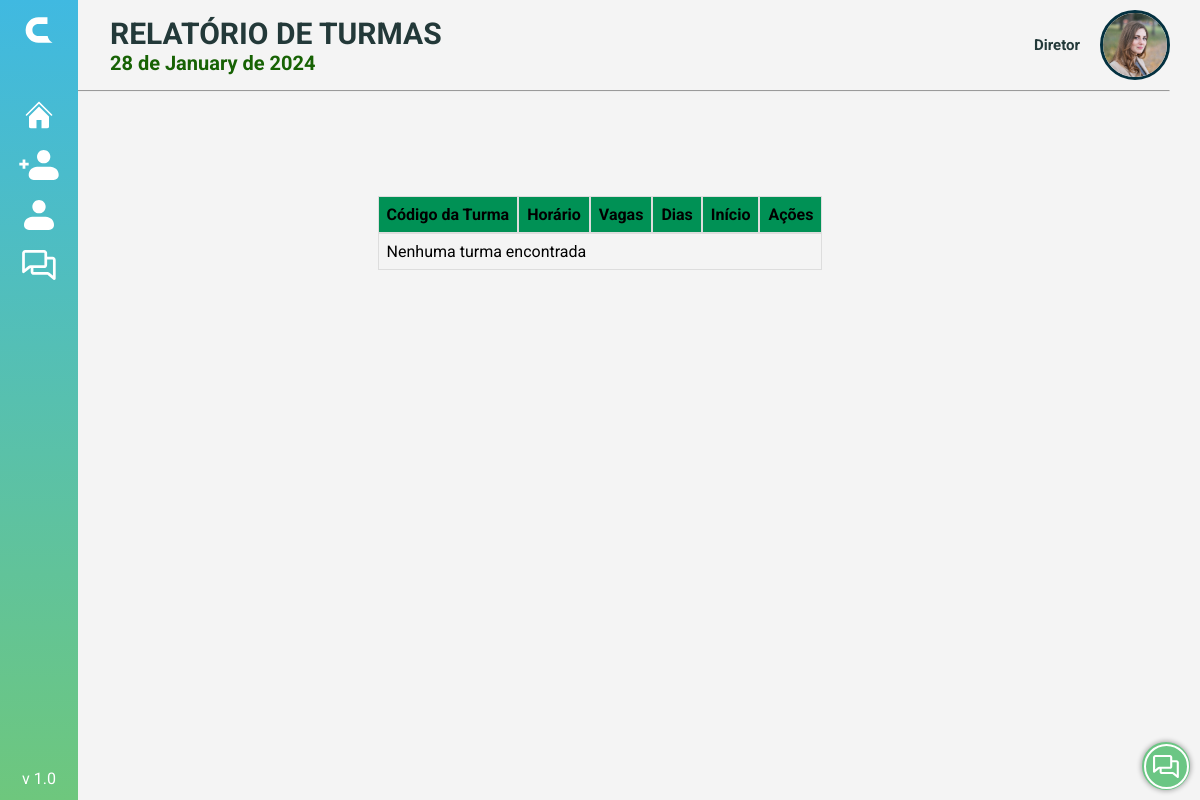
The page /PAGES/s_turma_consulta.php (signed in) on the database as committed earlier.
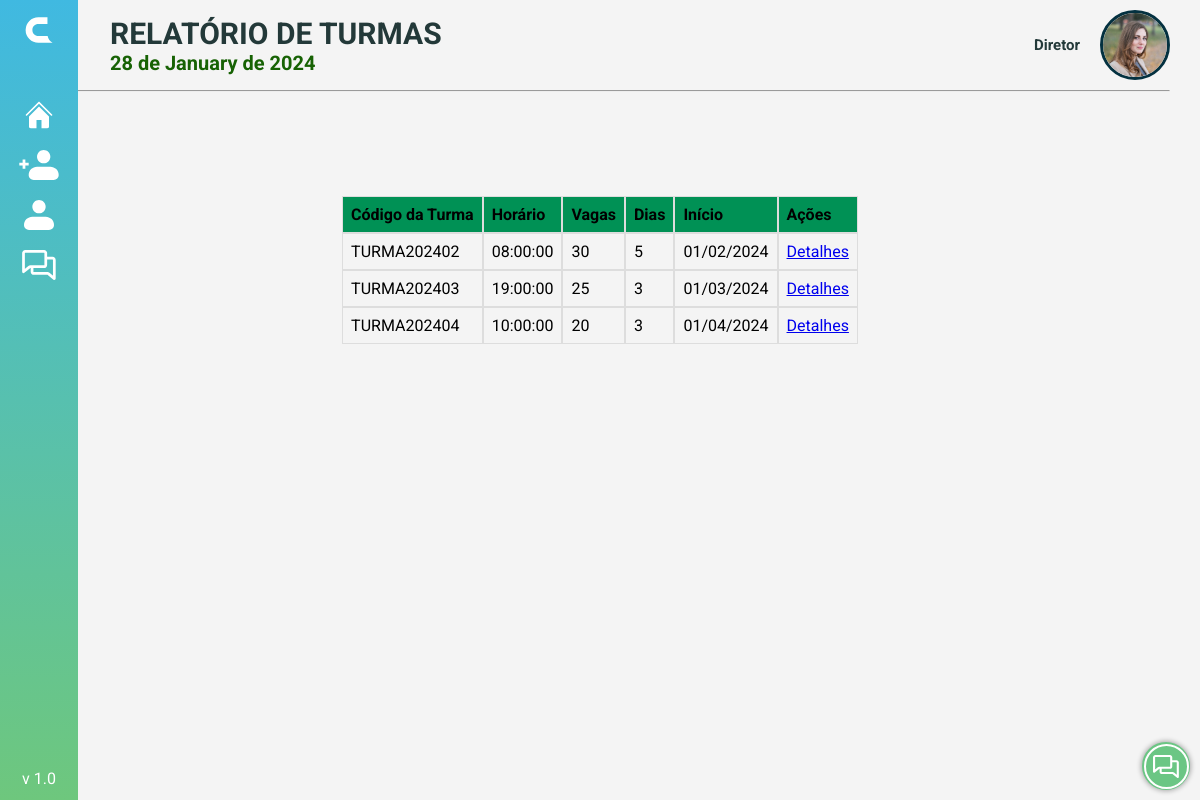
The same page on the database as committed later.
### tables this page shows
CREATE TABLE Turma (
  Turma_Cod CHAR(12) NOT NULL,
  Turma_Horario TIME NOT NULL,
  Turma_Vagas INT NOT NULL,
  Turma_Dias INT(3) NOT NULL,
  Turma_Obs VARCHAR(1000) NULL,
  Turma_Inicio DATE NOT NULL,
  Turma_Status CHAR(1) DEFAULT 1,
  Turma_Registro DATETIME NOT NULL DEFAULT CURRENT_TIMESTAMP,
  PRIMARY KEY (Turma_Cod)
);

### PHP/data.php (called while the page is built, shortened)
<?php
    $data = date('Y-m-d');
    $numeroDia = date('d', strtotime($data));
    $nomeMes = strftime('%B', strtotime($data));
    $ano = date('Y', strtotime($data));
    $date = $numeroDia . ' de ' . $nomeMes . ' de ' . $ano;
?>

### PAGES/s_turma_consulta.php (the view, shortened to what this page needs)
<!DOCTYPE html>
<html lang="pt-BR">
<head>
    <link rel="stylesheet" href="../PHP/sidebar/menu.css">
    <link rel="stylesheet" href="../STYLE/botao.css" />
    <link rel="stylesheet" href="../STYLE/data.css">
    <link rel="stylesheet" href="https://cdnjs.cloudflare.com/ajax/libs/font-awesome/6.3.0/css/all.min.css"
 />
    <link href='https://unpkg.com/boxicons@2.0.7/css/boxicons.min.css' rel='stylesheet'>
    <link rel="stylesheet" href="../STYLE/style_home.css">
</head>
<body>
<?php include('../PHP/data.php');?>
<?php include('../PHP/sidebar/menu.php');?>
<?php include('../PHP/redes.php');?>
<?php include('../PHP/dropdown.php');?>
<?php
    include '../conexao.php';
?>
    <header>
        <div class="title">
            <div class="nomedata closed">
                <h1>RELATÓRIO DE TURMAS</h1>
                <div class="php">
                    <?php echo $date;?>
                </div>
            </div>
            <div class="user">
                <?php echo $dropdown;?>
            </div>
        </div>
        <hr>
    </header>
    <div>
        <?php echo $sidebarHTML;?>
    </div>
    <main>
    <div class="tabela-turmas">
        <table class="turmas-table">
            <thead>
                <tr>
                    <th>Código da Turma</th>
                    <th>Horário</th>
                    <th>Vagas</th>
                    <th>Dias</th>
                    <th>Início</th>
                    <th>Ações</th>
                </tr>
            </thead>
            <tbody>
                <?php
                    $query = "SELECT * FROM Turma";
                    $result = mysqli_query($conn, $query);
                    if (mysqli_num_rows($result) > 0) {
                        while ($row = mysqli_fetch_assoc($result)) {
                            echo "<tr>";
                            echo "<td>" . $row['Turma_Cod'] . "</td>";
                            echo "<td>" . $row['Turma_Horario'] . "</td>";
                            echo "<td>" . $row['Turma_Vagas'] . "</td>";
                            echo "<td>" . $row['Turma_Dias'] . "</td>";
                            echo "<td>" . date('d/m/Y', strtotime($row['Turma_Inicio'])) . "</td>";
                            echo "<td><a href='s_turma_detalhes.php?id=" . $row['Turma_Cod'] . "' class='button-link'>Detalhes</a></td>";
                            echo "</tr>";
                        }
                    } else {
                        echo "<tr><td colspan='6'>Nenhuma turma encontrada</td></tr>";
                    }
                ?>
            </tbody>
        </table>
    </div>
</main>
    <div class="buttons">
        <?php echo $redes;?>
    </div>
</body>
</html>

Rows that differ between the two databases and show on the page:
added turma: Turma_Cod "TURMA202402", Turma_Horario "08:00:00", Turma_Vagas "30", Turma_Dias "5", Turma_Inicio "01/02/2024"
added turma: Turma_Cod "TURMA202403", Turma_Horario "19:00:00", Turma_Vagas "25", Turma_Dias "3", Turma_Inicio "01/03/2024"
added turma: Turma_Cod "TURMA202404", Turma_Horario "10:00:00", Turma_Vagas "20", Turma_Dias "3", Turma_Inicio "01/04/2024"
Other text that changed with them:
text no longer shown: "Nenhuma turma encontrada"
